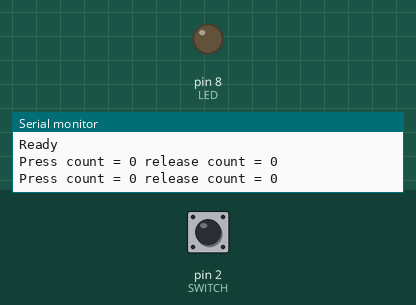
Simulated run of this sketch. Board: Arduino Uno, built with avr-gcc and run on an emulated ATmega328P. Parts: output pins drawn as LEDs (lit = HIGH), the last lines printed to the serial monitor. The test bench sets the inputs (shaded band); at power-on: pin 2 (SWITCH) LOW.

Above: at 1.2 s.
1.3 s: pin 2 (SWITCH) pulled HIGH for 0.15 s
At 1.38 s:
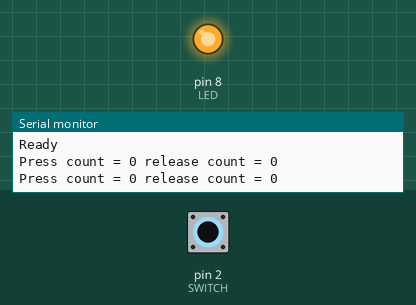
2.9 s: pin 2 (SWITCH) pulled HIGH for 3.2 s
At 6.5 s:
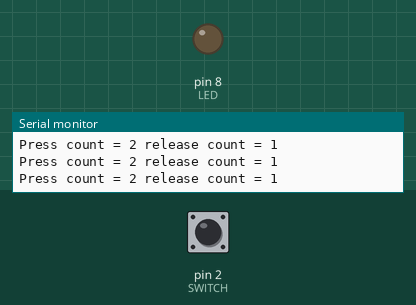
Timing chart, 0 to 8.0 s (numbered marks = the images above; inputs shaded):
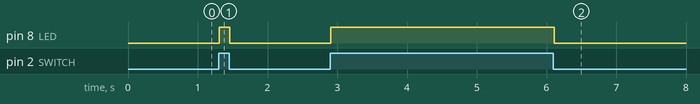

The sketch:

0004-LED-with-pushbutton-and-state-debounce-println.ino
```cpp
/* LED With push button
 *
 *  This is a simple program that illustrates pushing a button turns on the LED.
 *  It is an extension from the previous one in that it manages the bounce that is
 *  occuring when we press (or release the switch).
 *
 *  Debouncing works as follows:
 *  - There is a new variable introduced "officialButtonState".
 *    This reflects the official state of the button as pressed or not pressed.
 *    It also reflects the current state of the LED. That is, "officialButtonState" is regarded as being
 *    pressed (a HIGH value) when the LED is on and not pressed (a LOW value) when the LED is off
 *
 *  The algorithm is:
 *  - read the current state of the button and compare it to the state when we last checked (prevButtonState).
 *  - If there is a difference between the current reading and the last checked state,
 *    Take a note of the time in milliseconds (switchTime).
 *  - If the current reading of the button is different to the currently tracked state of the button (officialButtonState)
 *    *and* the DEBOUNCE_TIME_MS has passed, then
 *    - determine that the current reading is the new official state of the button.
 *    - switch the LED to reflect the current official state of the button.
 *  - Otherwise the state of the button is no longer different to the official state,
 *    or insufficient time has passed to determine if there has been an official change in the state of the button,
 *    so, do nothing just now.
 *
 *  I've also introduced conditional compilation.
 *  - Only Leonardo (I think) uses an external USB for managing the Serial communications.
 *  - Therefore only Leonardo needs the delay with timeout for initialising the
 *    Serial communications.
 *    On other Arduinos, this is a waste of program memory (not that it is very much).
 *  - So, it is conditionally compuiled.
 *
 *  Some important things to note:
 *  - Conditional compilation of Serial initialisation code.
 *  - There are two checks to see if the button has changed.
 *    - 1) did the switch change its state from the very last time we checked (prevButtonState if)
 *    - 2) If sufficient time has passed from 1) is the switch state the opposite of the "official state"
 *         of the switch as reflected by the LED?
 *
 */

#define LED 8
#define SWITCH 2

#define DEBOUNCE_DELAY_MS 10    // Delay time to debounce switch.

int prevButtonState;
int pressCount = 0;
int releaseCount = 0;
unsigned long msCount = 0;      // Initialising this to zero should force a message
                                // to be displayed on the first call to loop.
unsigned long switchTime;
int officialButtonState;

void setup() {
  Serial.begin(9600);
#ifdef ARDUINO_AVR_LEONARDO
  int tOut = 200;    // Wait up to 2000 ms (2 seconds) for the Serial port to initialise
  while (tOut && !Serial) {
    tOut--;
    delay(10);
  }
  Serial.println("Leonardo Serial initialisation complete.");
#else
  Serial.println("Not Leonardo");
#endif


  Serial.println("Boot - LED controlled by switch - with debounce");

  pinMode(SWITCH, INPUT);
  pinMode(LED, OUTPUT);
  prevButtonState = LOW;
  officialButtonState = prevButtonState;
  Serial.println("Ready");
}


void loop() {
    // Read the switch.
  int reading = digitalRead(SWITCH);
    // Has it changed since the last time loop was called?
  if (reading != prevButtonState) {
    // Yes, record the time.
    switchTime = millis();
  }
    // Remember the state of the switch in this iteration of the loop.
    // We will check it again in the if statement above to see if the timer
    // must be reset.
  prevButtonState = reading;

  if (reading != officialButtonState && millis() - switchTime > DEBOUNCE_DELAY_MS) {
    officialButtonState = reading;

    digitalWrite(LED, reading);
    if (reading == HIGH) {
      pressCount += 1;
    } else {
      releaseCount += 1;
    }
  }

  if (millis() > msCount) {
    Serial.print("Press count = ");
    Serial.print(pressCount);
    Serial.print(" release count = ");
    Serial.println(releaseCount);
    msCount = millis() + 1000;
  }
}
```

Measured:
- after the input at 1.3 s, pin 8 (LED): LOW → HIGH at once, → LOW 0.15 s later
- after the input at 2.9 s, pin 8 (LED): LOW → HIGH at once, → LOW 3.2 s later
